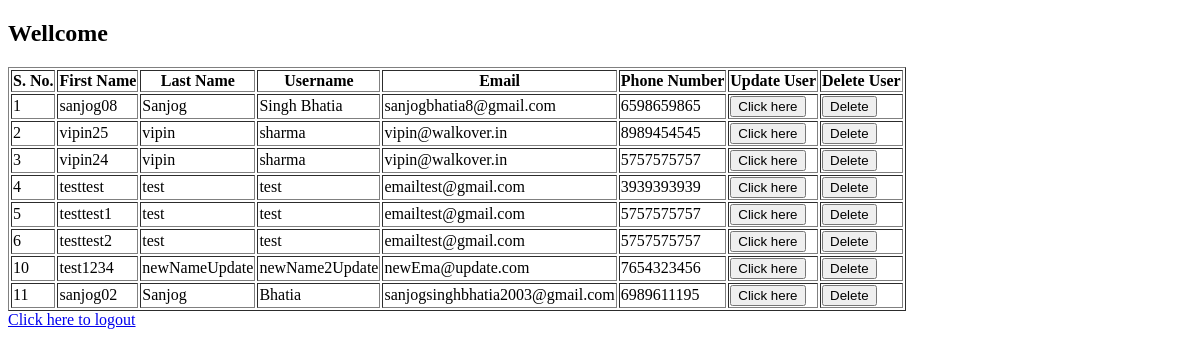
/admin, run on an earlier commit of the app's database.
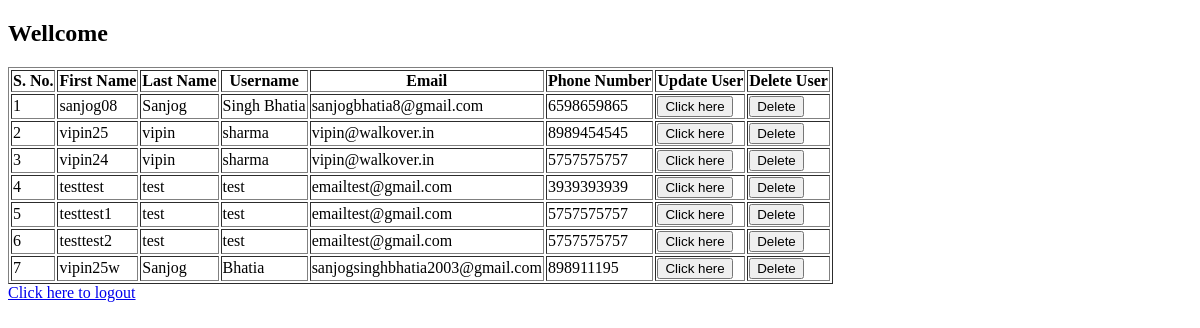
And on a later commit of the database.
### models/userModel.py (models this page shows, shortened)
class userModel(Base):
    __tablename__ = "users"
    snum = Column(Integer, primary_key=True, autoincrement=True)
    username = Column(String(15))
    firstName = Column(String(20))
    lastName = Column(String(20))
    email = Column(String(50))
    phoneNumber = Column(Integer)
    password = Column(String)
    isAdmin = Column(Boolean, default=False)
    __table_args__ = (UniqueConstraint('username', name='_username_uc'),)
    @staticmethod
    def getAllUsers():
        userData = dbSession.query(userModel).all()
        return userData

### routes.py (the view)
@main.route('/admin')
def admin():
    return adminController.get()

### controllers/adminCon.py (called while the page is built)
    def get():
        userData = userModel.getAllUsers()
        return render_template('adminsPage.html', users = userData)

### templates/adminsPage.html (shortened to what this page needs)
<!DOCTYPE html>
<html lang="en">
<head>
</head>
<body>
    <h2>Wellcome {{username}}</h2>
    <table border=1>
        <tr>
            <th>S. No.</th>
            <th>First Name</th>
            <th>Last Name</th>
            <th>Username</th>
            <th>Email</th>
            <th>Phone Number</th>
            <th>Update User</th>
            <th>Delete User</th>
        </tr>
        {% for user in users %}
        <tr>
            <td>{{ user.snum }}</td>
            <td>{{ user.username }}</td>
            <td>{{ user.firstName }}</td>
            <td>{{ user.lastName }}</td>
            <td>{{ user.email }}</td>
            <td>{{ user.phoneNumber }}</td>
            <td>
                <form action="http://localhost:5000/update" method="POST" style="display:inline;">
                    <button type="submit">Click here</button>
                </form>
            </td>
            <td>
                <form action="http://localhost:5000/delete-user" method="POST" style="display:inline;">
                    <button type="submit">Delete</button>
                </form>
            </td>
        </tr>
        {% endfor %}
    </table>
    <a href="http://localhost:5000/logout">Click here to logout</a>
</body>
</html>

What changed in the data, as far as the page shows it:
removed userModel: snum "10", username "test1234", firstName "newNameUpdate", lastName "newName2Update", email "newEma@update.com", phoneNumber "7654323456"
removed userModel: snum "11", username "sanjog02", firstName "Sanjog", lastName "Bhatia", email "sanjogsinghbhatia2003@gmail.com", phoneNumber "6989611195"
added userModel: snum "7", username "vipin25w", firstName "Sanjog", lastName "Bhatia", email "sanjogsinghbhatia2003@gmail.com", phoneNumber "898911195"
